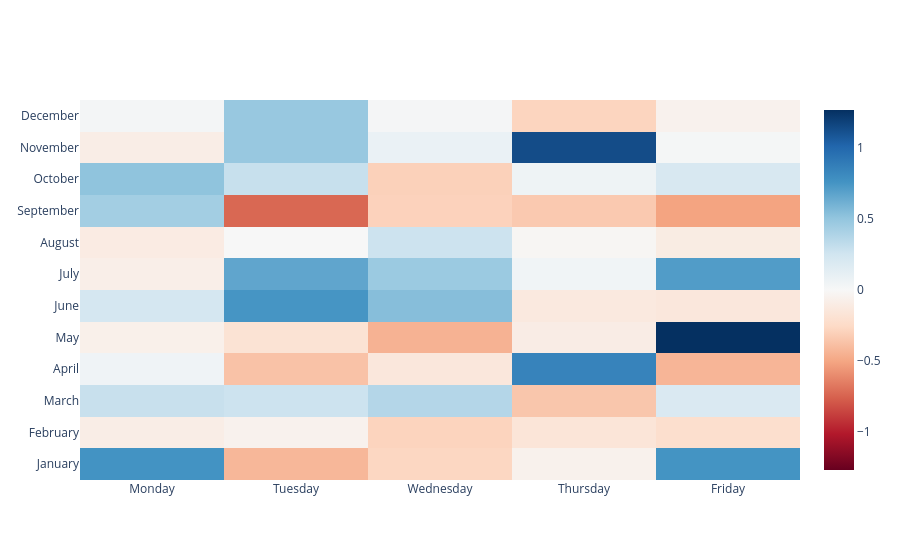

The cell this chart's notebook holds for it:
### Code cell
# Подсчет средней доходности по месяцам и дням недели
pivot_table = df_stock.pivot_table(
    values='Return',
    index='MonthName',
    columns='DayName',
    aggfunc='mean'
)

# Порядок месяцев и дней
month_order = ['January', 'February', 'March', 'April', 'May', 'June', 
               'July', 'August', 'September', 'October', 'November', 'December']
day_order = ['Monday', 'Tuesday', 'Wednesday', 'Thursday', 'Friday']

pivot_table = pivot_table.reindex(index=month_order, columns=day_order)

# Создание heatmap
fig = go.Figure(data=go.Heatmap(
    z=pivot_table.values,
    x=pivot_table.columns,
    y=pivot_table.index,
    colorscale='RdBu',
    zmid=0,
    hovertemplate='Месяц: %{y}<br>День: %{x}<br>Доходность: %{z:.2f}%<extra></extra>'
))



# Настройка layout
fig.update_layout(
    title=f"Средняя дневная доходность {TICKER} по дням недели и месяцам",
    xaxis_title="День недели",
    yaxis_title="Месяц",
    height=600,
    template='plotly_white'
)
fig.show()
fig.write_html("task2_heatmap.html", include_plotlyjs=True, full_html=True)

### Figure 1 — Plotly figure (JSON) as saved in the notebook; plotly's stock layout.template omitted (floating-point values rounded to 4 significant figures)
{"data": [{"colorscale": [[0, "rgb(103,0,31)"], [0.1, "rgb(178,24,43)"], [0.2, "rgb(214,96,77)"], [0.3, "rgb(244,165,130)"], [0.4, "rgb(253,219,199)"], [0.5, "rgb(247,247,247)"], [0.6, "rgb(209,229,240)"], [0.7, "rgb(146,197,222)"], [0.8, "rgb(67,147,195)"], [0.9, "rgb(33,102,172)"], [1, "rgb(5,48,97)"]], "hovertemplate": "Месяц: %{y}<br>День: %{x}<br>Доходность: %{z:.2f}%<extra></extra>", "type": "heatmap", "x": ["Monday", "Tuesday", "Wednesday", "Thursday", "Friday"], "y": ["January", "February", "March", "April", "May", "June", "July", "August", "September", "October", "November", "December"], "z": [[0.759, -0.4232, -0.2727, -0.05842, 0.7548], [-0.09031, -0.0523, -0.2848, -0.1642, -0.2163], [0.2898, 0.2692, 0.3697, -0.3516, 0.1949], [0.0507, -0.3689, -0.1417, 0.8503, -0.4289], [-0.06614, -0.1822, -0.4433, -0.09576, 1.266], [0.2263, 0.751, 0.5411, -0.1284, -0.1449], [-0.08038, 0.6673, 0.4696, 0.04518, 0.7152], [-0.1079, 0.001836, 0.2693, -0.02108, -0.1037], [0.4359, -0.73, -0.2953, -0.3391, -0.5093], [0.5126, 0.295, -0.302, 0.05891, 0.2075], [-0.08859, 0.4834, 0.08431, 1.134, 0.01884], [0.02957, 0.4835, 0.02135, -0.283, -0.05289]], "zmid": 0}], "layout": {}}
